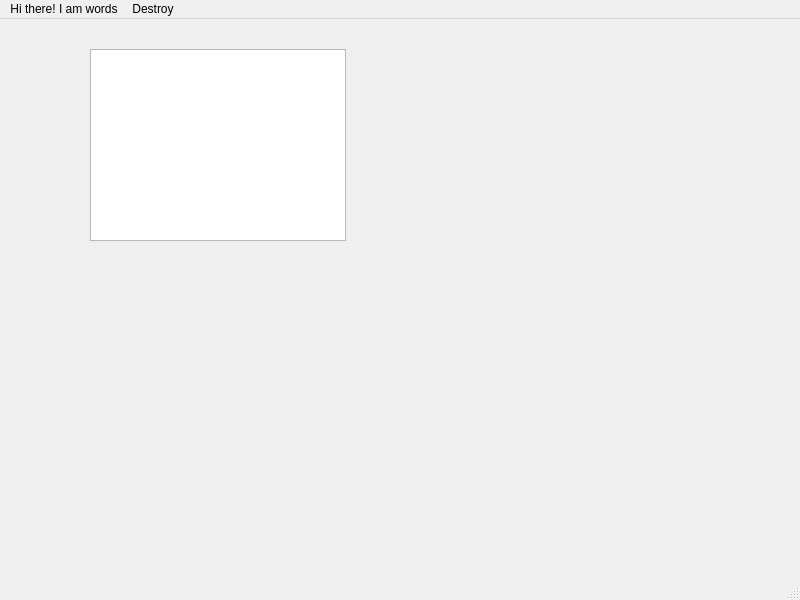
<?xml version="1.0" encoding="UTF-8"?>
<ui version="4.0">
 <class>MainWindow</class>
 <widget class="QMainWindow" name="MainWindow">
  <property name="geometry">
   <rect>
    <x>0</x>
    <y>0</y>
    <width>800</width>
    <height>600</height>
   </rect>
  </property>
  <property name="windowTitle">
   <string>MainWindow</string>
  </property>
  <widget class="QWidget" name="centralwidget">
   <widget class="QGraphicsView" name="graphicsView">
    <property name="geometry">
     <rect>
      <x>90</x>
      <y>30</y>
      <width>256</width>
      <height>192</height>
     </rect>
    </property>
   </widget>
  </widget>
  <widget class="QMenuBar" name="menubar">
   <property name="geometry">
    <rect>
     <x>0</x>
     <y>0</y>
     <width>800</width>
     <height>24</height>
    </rect>
   </property>
   <widget class="QMenu" name="menuHi_there_I_am_words">
    <property name="title">
     <string>Hi there! I am words</string>
    </property>
    <addaction name="separator"/>
    <addaction name="actionwhats_up_gamers"/>
   </widget>
   <widget class="QMenu" name="menuDestroy">
    <property name="title">
     <string>Destroy</string>
    </property>
    <addaction name="actionRemove_one_thing"/>
   </widget>
   <addaction name="menuHi_there_I_am_words"/>
   <addaction name="menuDestroy"/>
  </widget>
  <widget class="QStatusBar" name="statusbar"/>
  <action name="actionwhats_up_gamers">
   <property name="text">
    <string>whats up gamers</string>
   </property>
  </action>
  <action name="actionRemove_one_thing">
   <property name="text">
    <string>Remove one thing</string>
   </property>
   <property name="shortcut">
    <string>Ctrl+R</string>
   </property>
  </action>
 </widget>
 <resources/>
 <connections/>
</ui>
